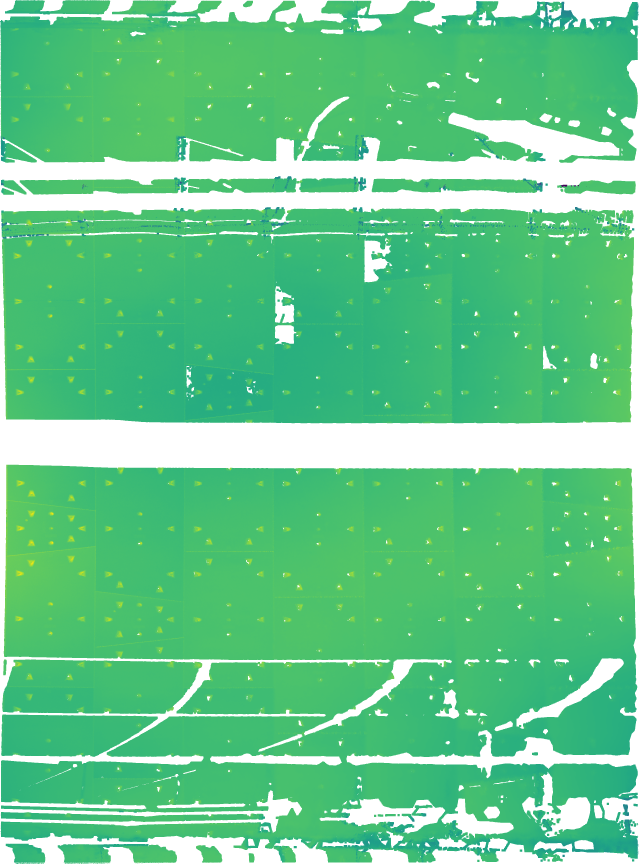
#> input picture sam4tun/5-1/depth_map.png, 2555 x 3454 px (shown at 1/4 size)
$ python -i 3_geometric.py   (imports and definitions only)   (older library calls are emulated)
#> lines starting #> are read from the running program, lines starting #| are printed output that depends on the picture
"""
Complex Staggered Geometric Segmentation (Stage 3 — no SAM)

Pure geometric pixel assignment from segment centres (all_segments.csv).
Uses per-block-type bounding boxes with tunable half-heights and half-width.
Y-axis wraps (cylindrical projection). Overlaps resolved by nearest centre.
Optionally snaps boundaries to groove edges detected in the depth map.
No GPU, no SAM — fast evaluation for BO.

Pipeline:
    1_preprocessing.py → depth_map.png, enhanced.csv, pixel_to_point.pkl
    2_detection.py or GT → all_segments.csv (Ring, Block, X, Y in pixels)
    3_geometric.py → final.csv (segmented point cloud)

Tunable parameters (20):
    K_half_height, B1_half_height, B2_half_height,
    A1_half_height, A2_half_height, A3_half_height, A4_half_height,
    K_centre_offset, B1_centre_offset, B2_centre_offset,
    A1_centre_offset, A2_centre_offset, A3_centre_offset, A4_centre_offset,
    segment_half_width, shrink_x, shrink_y,
    snap_radius, groove_threshold, snap_weight.
"""

import os
import sys
import json
import argparse
import pickle
import numpy as np
import pandas as pd
import cv2

from importlib.util import spec_from_file_location, module_from_spec
_sam_path = os.path.join(os.path.dirname(__file__), "3_sam.py")
_spec = spec_from_file_location("_sam", _sam_path)
_sam = module_from_spec(_spec)
# [1 line not run here, left out]
# [1 line that did not run here, left out]
# [1 line that did not run here, left out]


SEGMENT_COUNT = 7

DEFAULTS = {
    "K_half_height": 153,
    "B1_half_height": 418,
    "B2_half_height": 377,
    "A1_half_height": 351,
    "A2_half_height": 371,
    "A3_half_height": 380,
    "A4_half_height": 377,
    "K_centre_offset": -3,
    "B1_centre_offset": -31,
    "B2_centre_offset": 14,
    "A1_centre_offset": 1,
    "A2_centre_offset": -26,
    "A3_centre_offset": -22,
    "A4_centre_offset": -17,
    "segment_half_width": 197,
    "shrink_x": 4,
    "shrink_y": 2,
    "snap_radius": 100,
    "groove_threshold": 25.0,
    "snap_weight": 1.0,
}


# [11 lines left out: function load_parameters, not called in this run]


def get_param(params: dict, key: str):
    return params[key] if key in params else DEFAULTS[key]


# ---------------------------------------------------------------------------
# Groove edge map
# ---------------------------------------------------------------------------

def compute_groove_map(depth_path: str, blur_ksize: int = 5) -> np.ndarray:
    """
    Compute per-pixel groove confidence from the depth map.
    Grooves are narrow bands of high depth gradient (discontinuities between blocks).

    Returns float32 array (h, w) with higher values at groove locations.
    """
#> called with depth_path = '../../../sam4tun/5-1/depth_map.png', blur_ksize = 5
    img = cv2.imread(depth_path, cv2.IMREAD_GRAYSCALE)
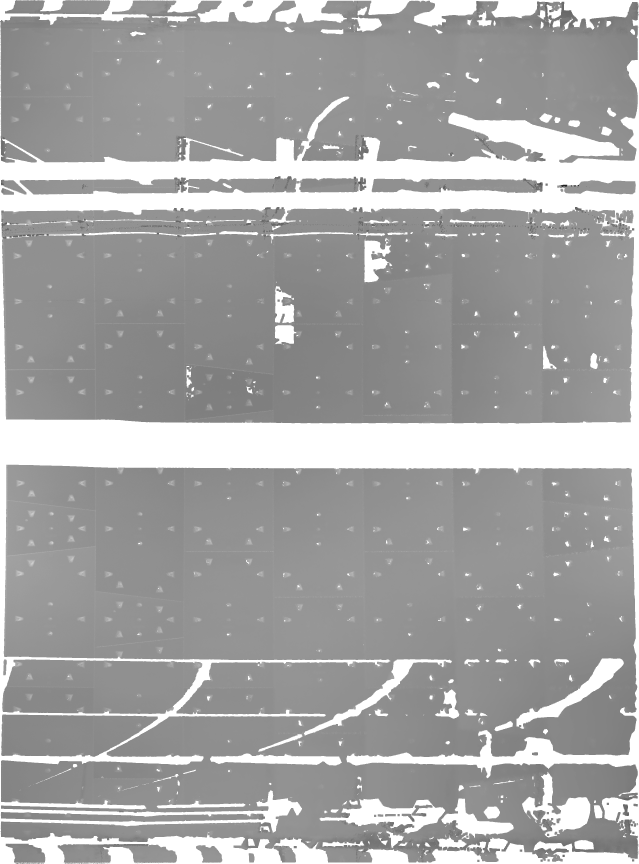
#> img: shape (3454, 2555) (shown at 1/4 size); min 30, max 255, mean 164.5
    if img is None:
        raise FileNotFoundError(f"Cannot read depth map: {depth_path}")

    if blur_ksize > 1:
        img = cv2.GaussianBlur(img, (blur_ksize, blur_ksize), 0)

    sobelx = cv2.Sobel(img, cv2.CV_64F, 1, 0, ksize=3)
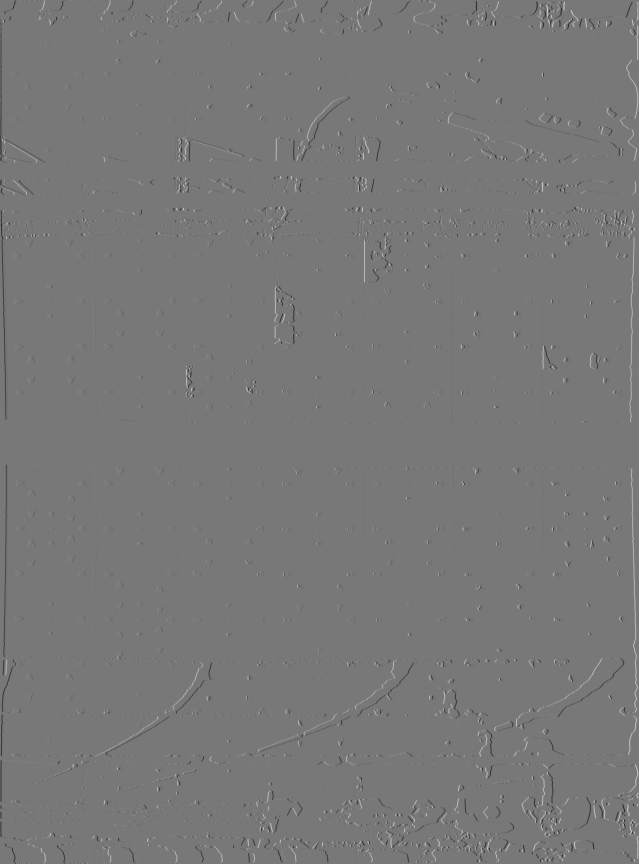
#> sobelx: shape (3454, 2555) float64 (shown at 1/4 size); min -419, max 470, mean 0; drawn with min black and max white
    sobely = cv2.Sobel(img, cv2.CV_64F, 0, 1, ksize=3)
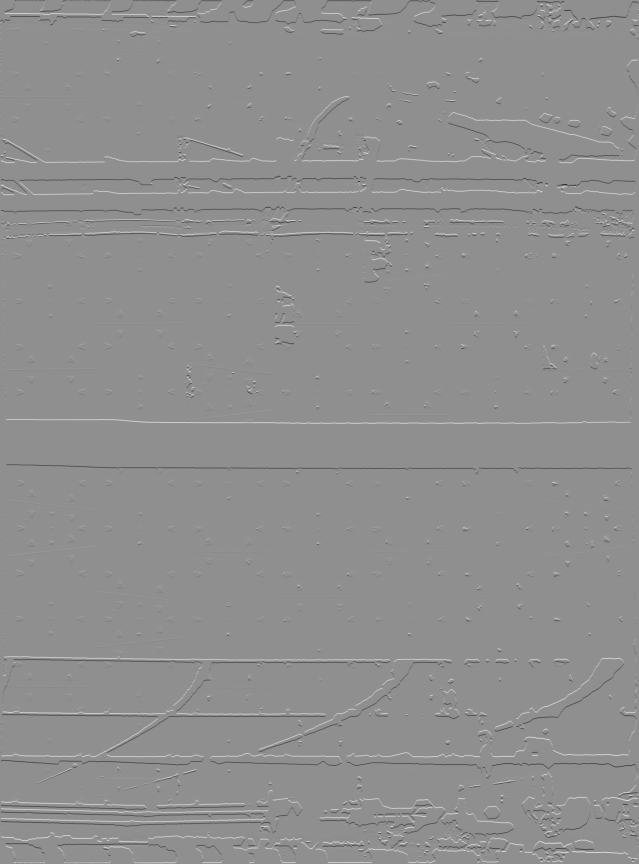
#> sobely: shape (3454, 2555) float64 (shown at 1/4 size); min -564, max 436, mean 0; drawn with min black and max white
    grad_mag = np.sqrt(sobelx ** 2 + sobely ** 2).astype(np.float32)
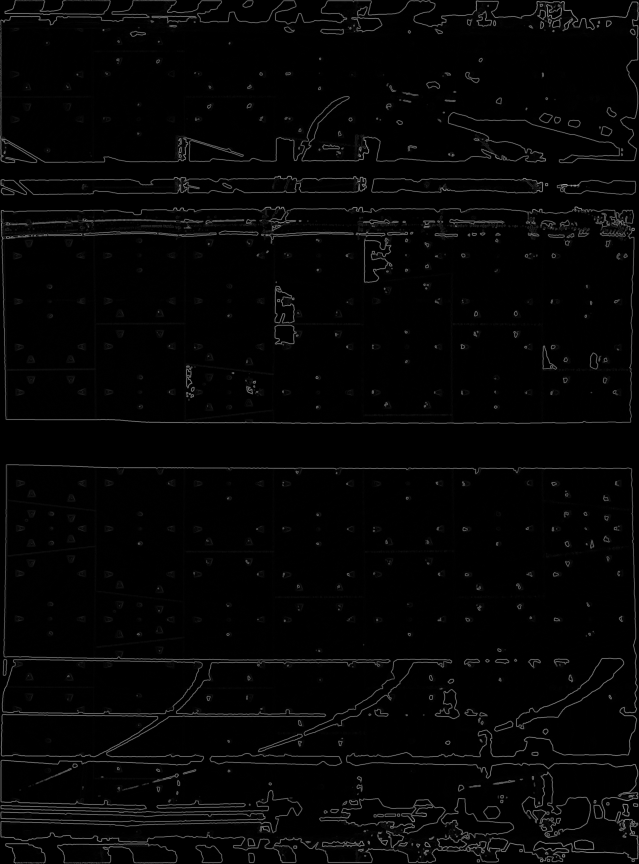
#> grad_mag: shape (3454, 2555) float32 (shown at 1/4 size); min 0, max 573, mean 11.9; drawn with min black and max white
    return grad_mag


# ---------------------------------------------------------------------------
# Boundary snapping helpers
# ---------------------------------------------------------------------------

# [259 lines left out: functions _snap_one_boundary, compute_boundary_groove_score, build_geometric_label_map, run_geometric, not called in this run]


# [12 lines not run here, left out]

>>> result = compute_groove_map('../../../sam4tun/5-1/depth_map.png')
